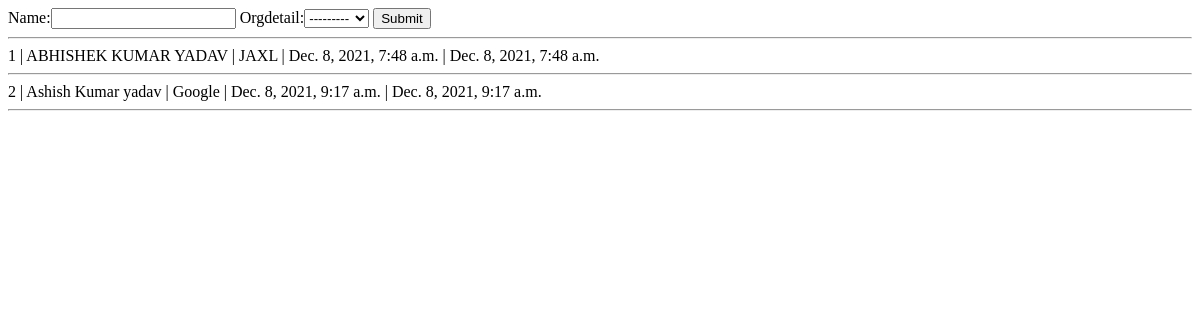
Before: /emp/ with the older database file.
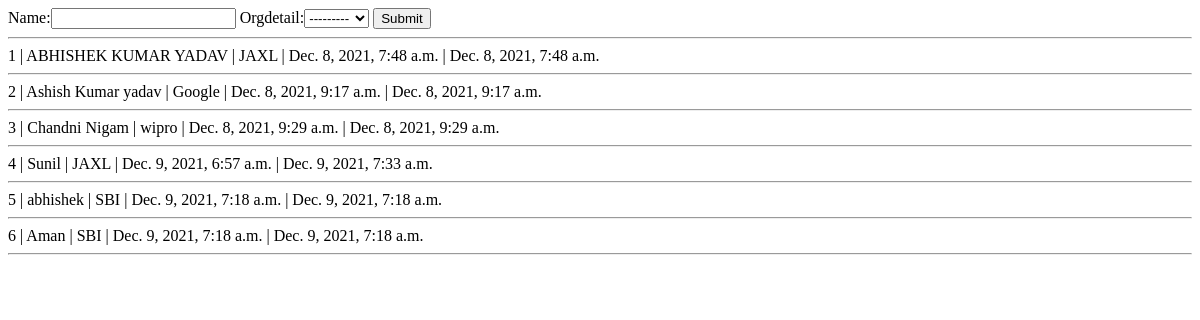
After: the same page with the newer database file.
### course/models.py (models this page shows, shortened)
class Empdetail(models.Model):
    name=models.CharField(max_length=50)
    orgdetail=models.ForeignKey(Orgdetail, on_delete=models.CASCADE)
    register_on=models.DateTimeField(auto_now_add=True)
    last_modified=models.DateTimeField(auto_now=True)

class Orgdetail(models.Model):
    name=models.CharField(max_length=70,unique=True)
    register_on=models.DateTimeField(auto_now_add=True)
    last_modified=models.DateTimeField(auto_now=True)
    def __str__(self):
        return self.name

### course/views.py (the view, shortened to what this page needs)
# urls.py: path('emp/',views.emp_page),
def emp_page(request):
    fm=EmpdetailForm()
    data=Empdetail.objects.all()
    return render(request,'course/emp.html',{'data':data,'form':fm})

### course/forms.py
class EmpdetailForm(forms.Form):
    name=forms.CharField(max_length=50)
    orgdetail=forms.ModelChoiceField(Orgdetail.objects.all(),widget=forms.Select)

### course/templates/course/emp.html (shortened to what this page needs)
<!DOCTYPE html>
<html lang="en">
<head>
</head>
<body>
    <form action="" method="post">
        {{form}}
        <input type="submit" value="Submit">
    </form>
    <hr>
    {% if data %}
        {% for rec in data %}
            {{rec.id}} |
            {{rec.name}} |
            {{rec.orgdetail}} |
            {{rec.register_on}} |
            {{rec.last_modified}}<br>
            <hr>
        {% endfor %}
    {% else %}
        <h1>Not Found</h1>
    {% endif %}
</body>
</html>

Changed rows visible on the page:
added Empdetail: id "3", name "Chandni Nigam", orgdetail "wipro", register_on "Dec. 8, 2021, 9:29 a.m.", last_modified "Dec. 8, 2021, 9:29 a.m."
added Empdetail: id "4", name "Sunil", orgdetail "JAXL", register_on "Dec. 9, 2021, 6:57 a.m.", last_modified "Dec. 9, 2021, 7:33 a.m."
added Empdetail: id "5", name "abhishek", orgdetail "SBI", register_on "Dec. 9, 2021, 7:18 a.m.", last_modified "Dec. 9, 2021, 7:18 a.m."
added Empdetail: id "6", name "Aman", orgdetail "SBI", register_on "Dec. 9, 2021, 7:18 a.m.", last_modified "Dec. 9, 2021, 7:18 a.m."
